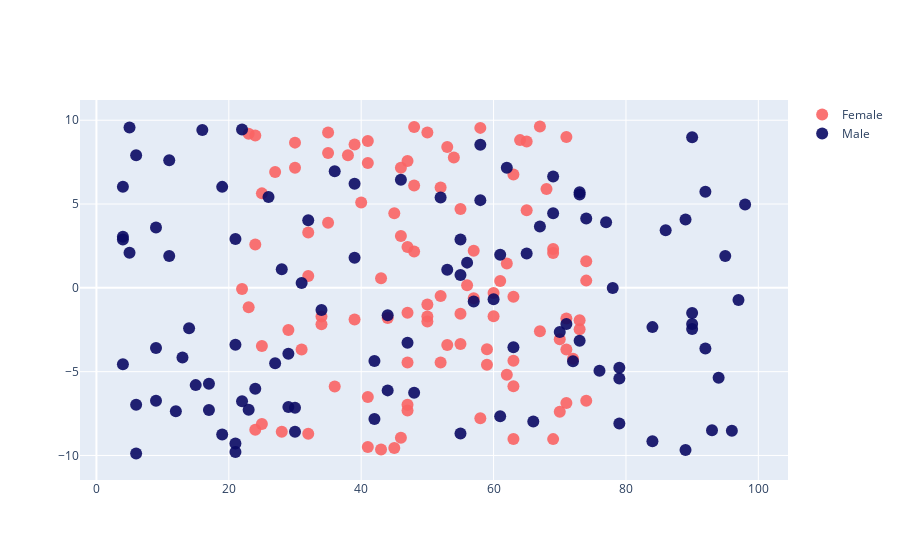

The code cell stored with this chart in its notebook:
### Markdown cell above
#### 2 Datasets

### Code cell
# SET LEGEND NAMES
trace0 = go.Scatter( x= female_age,
                     y = female_salary,
                     mode = "markers",
                     marker = dict(size=12,
                                 color = "rgba(250,100,100,.9)"),
                     name = "Female"    ) # LEGEND

trace1 = go.Scatter( x= male_age,
                     y = male_salary,
                     mode = "markers",
                     marker = dict(size=12,
                                 color = "rgba(10,10,100,.9)"),
                     name = "Male"   )
data = [ trace0, trace1 ]


iplot( {"data":data})
